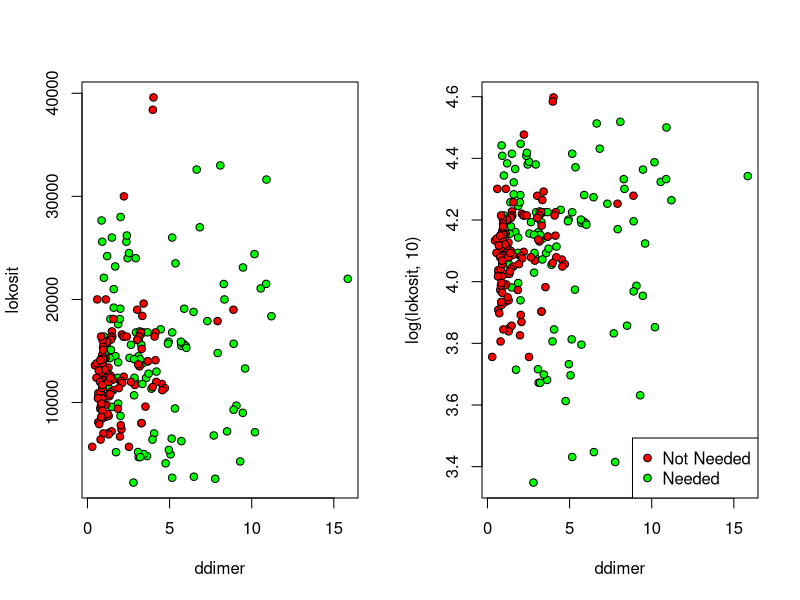

R code for this plot: (Note: this script raises an error after producing the figure.)
library(doParallel)
library(caret)

registerDoParallel(8)

ddimer = read.table(file = "ddimer.txt", header = T)
dim(ddimer)
class = ddimer[,1]
data.tmp = ddimer[,c(2,4)]

mu = colMeans(data.tmp)
sds = apply(data.tmp,2,sd)

###################################################
### chunk: Egitim ve test setlerinin olusturulmasi
###################################################
data = scale(data.tmp, center=TRUE, scale=TRUE)
inTrain = createDataPartition(class, p = 3/4, list = FALSE)
traindat = data[inTrain,]
testdat = data[-inTrain,]
traincl = class[inTrain]
testcl = class[-inTrain]
traincl = factor(traincl)
testcl = factor(testcl)
dim(traindat)
dim(testdat)

par(mfrow=c(1,2))
with(ddimer, plot(ddimer, lokosit, pch=21, bg=c("red","green")[grup + 1]))
with(ddimer, plot(ddimer, log(lokosit, 10), pch=21, bg=c("red","green")[grup + 1]))
legend("bottomright", legend=c("Not Needed", "Needed"), pch=21, pt.bg = c("red","green"))

ctrl = trainControl(method = "repeatedcv", number=10, repeats = 10)
nBoot = 101  ## number of bootstrap samples for bagging models

nb = train(traindat, traincl, method = "nb", tuneLength = 10, trControl = ctrl, 
           metric="Accuracy")
nb

rqda = train(traindat, traincl, method = "QdaCov", tuneLength = 10, trControl = ctrl, 
             metric="Accuracy")
rqda

#bagSVM <- train(traindat, traincl, method = "bag", B = 21, trControl = ctrl,
#               bagControl = bagControl(fit = svmBag$fit, predict = svmBag$pred, 
#                                       aggregate = svmBag$aggregate), tuneLength = 10)
#bagSVM

knn = train(traindat, traincl, method = "knn", tuneLength = 10, trControl = ctrl, 
             metric="Accuracy")
knn

## knn (bagging)
bagKNN.models = list()

for (b in 1:nBoot){
  print(paste("Bootstrap:  ", b, " / ", nBoot, sep=""))
  BRAW.OK = FALSE     ### Bootstrap örneklemine çıkan sınıf sayısı ile bootstrap çekilen 
  ### örneklemin sınıf sayısının eşit olmasını kontrol eden kısım.
  
  while (!BRAW.OK){
    sample.idx = sample(1:nrow(traindat), replace=TRUE)
    data.B = traindat[sample.idx,]
    cl.B = traincl[sample.idx]
    
    if (length(levels(cl.B)) == length(levels(traincl))){BRAW.OK = TRUE} 
  }
  
  train.B <- try(train(data.B, cl.B, method = "knn", tuneLength = 10, trControl = ctrl,
                       metric = "Accuracy"))
  
  bagKNN.models[[b]] <- train.B
}

## bagSVM
bagSVM.models = list()

for (b in 1:nBoot){
  print(paste("Bootstrap:  ", b, " / ", nBoot, sep=""))
  BRAW.OK = FALSE     ### Bootstrap örneklemine çıkan sınıf sayısı ile bootstrap çekilen 
  ### örneklemin sınıf sayısının eşit olmasını kontrol eden kısım.
  
  while (!BRAW.OK){
    sample.idx = sample(1:nrow(traindat), replace=TRUE)
    data.B = traindat[sample.idx,]
    cl.B = traincl[sample.idx]
    
    if (length(levels(cl.B)) == length(levels(traincl))){BRAW.OK = TRUE} 
  }
  
  train.B <- try(train(data.B, cl.B, method = "svmRadial", tuneLength = 15, trControl = ctrl,
                       metric = "Accuracy"))
  
  bagSVM.models[[b]] <- train.B
}

#model = list(NaiveBayes = nb, RobustQDA = rqda, BaggingSVM = bagSVM, kNearestNeighbour = knn)
model = list(NaiveBayes = nb, RobustQDA = rqda, kNearestNeighbour = knn)
save(bagKNN.models, file="bagKNN.rda")
save(bagSVM.models, file="bagSVM.rda")
save(model, file="model.rda")

test = matrix(c(2.09, log(20000, 10)), ncol=2)
test = (test - mu) / sds
colnames(test) = colnames(data.tmp)


### TRAIN / TEST ConfusionMatrix

trPred = lapply(model, prediction, traindat)
tsPred = lapply(model, prediction, testdat)

bagSVMs = bag.prediction(bagSVM.models, traindat)
bagSVM.pred.tr = apply(bagSVMs, 1, function(x) c("Not Needed","Needed")[which.max(table(x))])
bagSVM.pred.tr

bagSVMs = bag.prediction(bagSVM.models, testdat)
bagSVM.pred.ts = apply(bagSVMs, 1, function(x) c("Not Needed","Needed")[which.max(table(x))])
bagSVM.pred.ts

bagKNNs = bag.prediction(bagKNN.models, traindat)
bagKNN.pred.tr = apply(bagKNNs, 1, function(x) c("Not Needed","Needed")[which.max(table(x))])
bagKNN.pred.tr

bagKNNs = bag.prediction(bagKNN.models, testdat)
bagKNN.pred.ts = apply(bagKNNs, 1, function(x) c("Not Needed","Needed")[which.max(table(x))])
bagKNN.pred.ts


ref.tr = c("Not Needed", "Needed")[as.numeric(traincl)]
ref.ts = c("Not Needed", "Needed")[as.numeric(testcl)]
ref.tr
ref.ts

confusionMatrix(trPred$NaiveBayes, ref.tr)
confusionMatrix(trPred$RobustQDA, ref.tr)
confusionMatrix(trPred$kNearestNeighbour, ref.tr)
confusionMatrix(bagSVM.pred.tr, ref.tr)
confusionMatrix(bagKNN.pred.tr, ref.tr)

confusionMatrix(tsPred$NaiveBayes, ref.ts)
confusionMatrix(tsPred$RobustQDA, ref.ts)
confusionMatrix(tsPred$kNearestNeighbour, ref.ts)
confusionMatrix(bagSVM.pred.ts, ref.ts)
confusionMatrix(bagKNN.pred.ts, ref.ts)

################  FUNCTIONS  ##################

bag.prediction <- function(bagmodel, newdat){
  bagPreds = NULL
  for (i in 1:length(bagmodel)){
    pred.i = predict.train(bagmodel[[i]], newdata=newdat)
    bagPreds = cbind(bagPreds, pred.i)
  }
  return(bagPreds)
}

prediction <- function(model, newdat){
{if (model$method != "nb"){
  tmp = predict.train(model, newdata=newdat)
  pred = as.factor(c("Not Needed", "Needed")[(tmp)])
}

else if (model$method == "nb"){
  if (nrow(newdat) == 1){
    tmp = predict.train(model, newdata=rbind(newdat, newdat))
    pred = as.factor(c("Not Needed", "Needed")[(tmp)[1]])
  }
  if (nrow(newdat) != 1){
    tmp = predict.train(model, newdata=newdat)
    pred = as.factor(c("Not Needed", "Needed")[tmp])
  } 
}}
return(pred)
}
